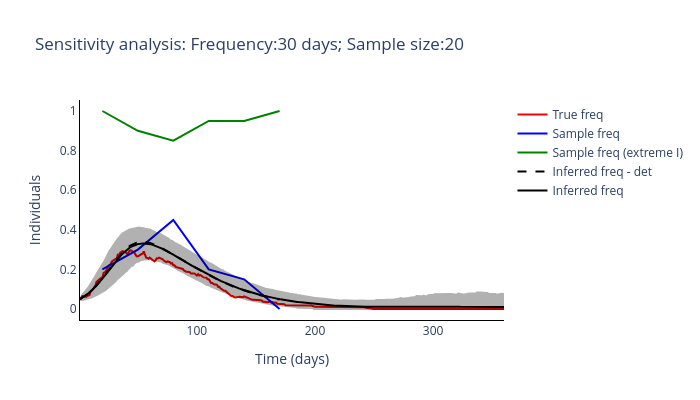

Notebook cell for this chart:
### Code cell
routine_run(freq_samplying_range[5], sample_size_range[0])

### Figure 1 — Plotly figure (JSON) as saved in the notebook; plotly's stock layout.template omitted (floating-point values rounded to 4 significant figures; data arrays with more than 128 entries replaced by an {"elided": "..."} marker saying what was removed)
{"data": [{"line": {"color": "red"}, "mode": "lines", "name": "True freq", "type": "scatter", "x": {"elided": "360 int values"}, "y": {"elided": "360 float values"}}, {"line": {"color": "blue"}, "mode": "lines", "name": "Sample freq", "type": "scatter", "x": [20, 50, 80, 110, 140, 170], "y": [0.2, 0.3, 0.45, 0.2, 0.15, 0]}, {"line": {"color": "green"}, "mode": "lines", "name": "Sample freq (extreme I)", "type": "scatter", "x": [20, 50, 80, 110, 140, 170], "y": [1, 0.9, 0.85, 0.95, 0.95, 1]}, {"line": {"color": "black", "dash": "dash"}, "mode": "lines", "name": "Inferred freq - det", "type": "scatter", "x": {"elided": "360 int values"}, "y": {"elided": "170 float values"}}, {"line": {"color": "black"}, "mode": "lines", "name": "Inferred freq", "type": "scatter", "x": {"elided": "360 int values"}, "y": {"elided": "360 float values"}}, {"fill": "toself", "fillcolor": "black", "line": {"color": "black"}, "mode": "lines", "name": "Inferred freq", "opacity": 0.3, "showlegend": false, "type": "scatter", "x": {"elided": "720 int values"}, "y": {"elided": "720 float values"}}], "layout": {"height": 400, "plot_bgcolor": "white", "title": {"text": "Sensitivity analysis: Frequency:30 days; Sample size:20"}, "width": 700, "xaxis": {"linecolor": "black", "title": {"text": "Time (days)"}}, "yaxis": {"linecolor": "black", "title": {"text": "Individuals"}}}}
